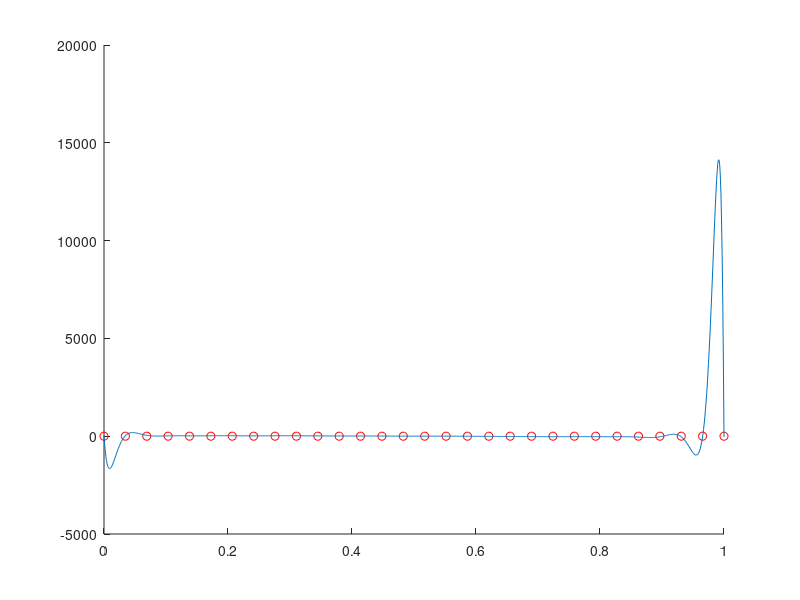

Reproduce this figure in MATLAB.
n = 30;
x = linspace(0,1,n);
y = rand(1,n);

p = polyfit(x,y,n-1);

xx = linspace(0,1,1000);
hold on;
plot(x, y, 'ro');
plot(xx, polyval(p,xx))